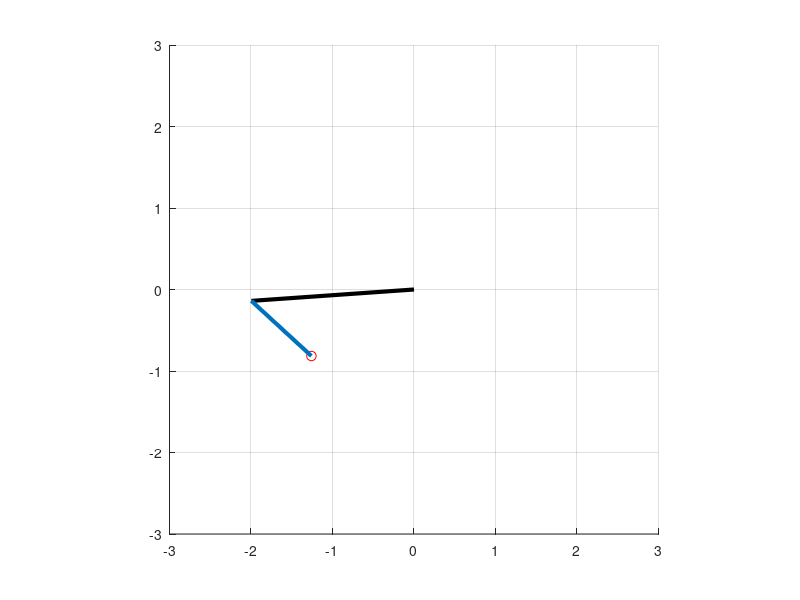

Here is the MATLAB script that generated this plot:
clear all; close all; clc

l1 = 2;
l2 = 1;
dt = 0.05;     % time diff
t = dt:dt:10;   % time vector

% circle
px = 1.5*cos(t);    % required x position 
py = 1.5*sin(t);    % required y position
% plot(px,py)     % check path

% % arm extention
% px = linspace(1/sqrt(2), 3/sqrt(2), length(t));    % required x position 
% py = linspace(1/sqrt(2), 3/sqrt(2), length(t));    % required y position

%inverse kinematics
c2 = (px.^2 + py.^2 - l1^2 - l2^2)./(2*l1*l2) ; 
s2 = sqrt(1-c2.^2);
theta2 = atan2(s2, c2);

k1 = l1+l2*c2;
k2 = l2*s2;

c1 = (k1.*px + k2.*py)./ (k1.^2+k2.^2) ;   
s1 = (-k2.*px + k1.*py)./ (k1.^2+k2.^2) ;
theta1 = atan2(s1, c1);

%% plot 
hFig = figure(1);
hAxes = axes(hFig);
hold on
xlim(hAxes,[-3 3]);
ylim(hAxes,[-3 3]);
grid on
axis equal
hMark = plot(nan,nan,'ro','MarkerSize',7);
hArm1 = line([nan,nan],[nan,nan],'LineWidth',3);
set(hArm1, 'color', 'k')
hArm2 = line([nan,nan],[nan,nan],'LineWidth',3);

l1_line_end = [l1.*c1; l1.*s1];
l2_line_end = [l2.*cos(theta1+theta2) ; l2.*sin(theta1+theta2)]+l1_line_end;

Grip = zeros(2,length(t));  % initiate grip position log vector
hold on
grid on

for k=1:length(t)
    
    Grip(1,k) = l2_line_end(1,k); % log grip position
    Grip(2,k) = l2_line_end(2,k);
    
    set(hArm1,'XData',[0, l1_line_end(1,k)],'YData',[0 , l1_line_end(2,k)]);
    set(hArm2,'XData',[l1_line_end(1,k), l2_line_end(1,k)],'YData',[l1_line_end(2,k) , l2_line_end(2,k)]);
    set(hMark,'XData',Grip(1,k),'YData',Grip(2,k));
    drawnow
    xlim(hAxes,[-3 3]);
    
end
     